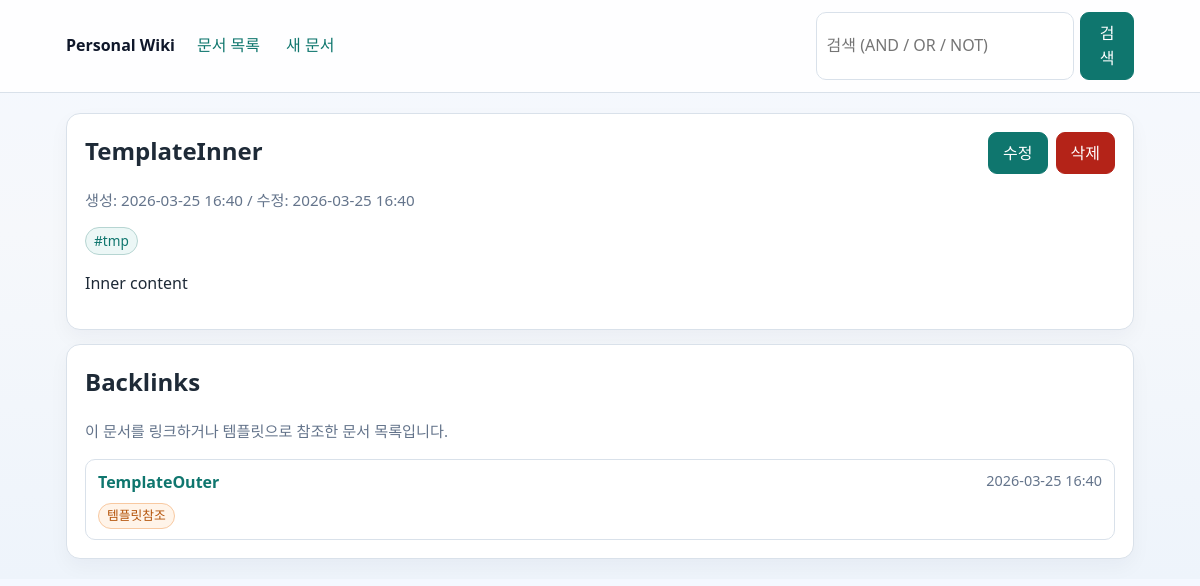
The app's page /doc/templateinner with its own data.
### tables this page shows
CREATE TABLE docs (
            id INTEGER PRIMARY KEY AUTOINCREMENT,
            title TEXT NOT NULL COLLATE NOCASE UNIQUE,
            slug TEXT NOT NULL UNIQUE,
            file_path TEXT NOT NULL,
            meta_json TEXT NOT NULL DEFAULT '{}',
            created_at TEXT NOT NULL,
            updated_at TEXT NOT NULL
        );

CREATE TABLE tags (
            id INTEGER PRIMARY KEY AUTOINCREMENT,
            name TEXT NOT NULL COLLATE NOCASE UNIQUE
        );

### app.py (the view)
@app.route("/doc/<path:slug>")
def view_doc(slug: str):
    conn = get_db()
    doc = fetch_doc_with_tags(conn, slug)
    if doc is None:
        return render_template("not_found.html", requested=slug), 404
    content = read_document(doc["slug"])
    rendered = render_markdown(conn, content)
    backlinks = find_backlinks(conn, doc["slug"])
    return render_template(
        "view.html",
        doc=doc,
        content=content,
        rendered=rendered,
        backlinks=backlinks,
    )

### app.py (called while the page is built)
def connect_db() -> sqlite3.Connection:
    conn = sqlite3.connect(DB_PATH)
    conn.row_factory = sqlite3.Row
    conn.execute("PRAGMA foreign_keys = ON")
    return conn

def get_db() -> sqlite3.Connection:
    if "db" not in g:
        g.db = connect_db()
    return g.db

def safe_load_json(raw: str) -> dict:
    try:
        data = json.loads(raw)
        if isinstance(data, dict):
            return data
    except (TypeError, json.JSONDecodeError):
        pass
    return {}

def document_path(slug: str) -> Path:
    return DOC_DIR / f"{slug}.md"

def normalize_newlines(text: str) -> str:
    if not text:
        return ""
    normalized = text.replace("\r\r\n", "\n")
    normalized = normalized.replace("\r\n", "\n").replace("\r", "\n")
    return normalized

def read_text_normalized(path: Path) -> str:
    with path.open("r", encoding="utf-8", newline="") as file:
        return normalize_newlines(file.read())

def read_document(slug: str) -> str:
    path = document_path(slug)
    if not path.exists():
        return ""
    return read_text_normalized(path)

def normalize_reference_target(value: str) -> str:
    return unicodedata.normalize("NFKC", str(value)).strip()

def reference_title_key(value: str) -> str:
    return normalize_reference_target(value).casefold()

def list_doc_tags(conn: sqlite3.Connection, doc_id: int) -> list[str]:
    rows = conn.execute(
        """
        SELECT t.name
        FROM tags t
        JOIN doc_tags dt ON dt.tag_id = t.id
        WHERE dt.doc_id = ?
        ORDER BY t.name COLLATE NOCASE
        """,
        (doc_id,),
    ).fetchall()
    return [row["name"] for row in rows]

def render_markdown(conn: sqlite3.Connection, text: str) -> Markup:
    html = markdown_engine.render(
        text,
        resolve_doc_reference=lambda ref: resolve_doc_reference(conn, ref),
        read_document=read_document_if_exists,
    )
    return Markup(html)

def fetch_doc_with_tags(conn: sqlite3.Connection, slug: str) -> dict | None:
    row = conn.execute("SELECT * FROM docs WHERE slug = ?", (slug,)).fetchone()
    if row is None:
        return None
    data = dict(row)
    data["tags"] = list_doc_tags(conn, row["id"])
    data["meta"] = safe_load_json(row["meta_json"])
    return data

@app.template_filter("pretty_time")
def pretty_time_filter(value: str) -> str:
    try:
        dt = datetime.fromisoformat(value)
        return dt.strftime("%Y-%m-%d %H:%M")
    except ValueError:
        return value

### templates/view.html (shortened to what this page needs)
{% extends "base.html" %}
{% block content %}
<section class="panel">
  <header class="doc-header">
    <div>
      <h1>{{ doc.title }}</h1>
      <p class="muted">
        생성: {{ doc.created_at|pretty_time }} /
        수정: {{ doc.updated_at|pretty_time }}
      </p>
      {% if doc.tags %}
        <div class="tag-row">
          {% for tag in doc.tags %}
            <a class="tag" href="{{ url_for('docs_by_tag', tag_name=tag) }}">#{{ tag }}</a>
          {% endfor %}
        </div>
      {% endif %}
    </div>
    <div class="actions">
      <a class="button" href="{{ url_for('edit_doc', slug=doc.slug) }}">수정</a>
      <form action="{{ url_for('delete_doc', slug=doc.slug) }}" method="post" onsubmit="return confirm('문서를 삭제할까요?');">
        <button class="button danger" type="submit">삭제</button>
      </form>
    </div>
  </header>
  <article class="markdown-body">{{ rendered }}</article>
</section>
<section class="panel">
  <h2>Backlinks</h2>
  <p class="muted">이 문서를 링크하거나 템플릿으로 참조한 문서 목록입니다.</p>
  {% if backlinks %}
    <ul class="doc-list">
      {% for item in backlinks %}
        <li class="doc-item">
          <div class="doc-head">
            <a class="doc-title" href="{{ url_for('view_doc', slug=item.slug) }}">{{ item.title }}</a>
            <span class="doc-time">{{ item.updated_at|pretty_time }}</span>
          </div>
          <div class="tag-row">
            {% if "template" in item.reasons %}
              <span class="ref-kind template">템플릿참조</span>
            {% endif %}
          </div>
        </li>
      {% endfor %}
    </ul>
  {% else %}
    <p>아직 이 문서를 참조한 문서가 없습니다.</p>
  {% endif %}
</section>
{% endblock %}

### static/style.css (style rules this page uses)
:root { --bg: #f6f8fb; --panel: #ffffff; --line: #d9e1ea; --text: #1e2a37; --muted: #64748b; --link: #0f766e; --link-hover: #115e59; --danger: #b42318; }
* { box-sizing: border-box; }
body { margin: 0; background: linear-gradient(180deg, #f4f8ff 0%, #f6f8fb 40%, #eef4fb 100%); color: var(--text); font-family: "Segoe UI", "Noto Sans KR", sans-serif; line-height: 1.55; }
a { color: var(--link); text-decoration: none; }
.panel { background: var(--panel); border: 1px solid var(--line); border-radius: 14px; padding: 18px; box-shadow: 0 8px 20px rgba(15, 23, 42, 0.04); }
h1, h2, h3 { margin-top: 0; }
.muted { color: var(--muted); font-size: 0.95rem; }
.doc-list { list-style: none; margin: 0; padding: 0; display: grid; gap: 8px; }
.doc-item { border: 1px solid var(--line); border-radius: 10px; padding: 10px 12px; background: #fff; }
.doc-head { display: flex; justify-content: space-between; gap: 8px; }
.doc-title { font-weight: 600; }
.doc-time { color: var(--muted); font-size: 0.9rem; }
.tag-row { display: flex; gap: 6px; flex-wrap: wrap; margin-top: 8px; }
.tag { display: inline-block; border: 1px solid #b6d5d2; background: #ecf7f6; color: #0f766e; padding: 2px 8px; border-radius: 999px; font-size: 0.85rem; }
.ref-kind { display: inline-block; border: 1px solid #bfd5ff; background: #eff4ff; color: #1d4ed8; border-radius: 999px; padding: 2px 8px; font-size: 0.8rem; }
.ref-kind.template { border-color: #f8c9a1; background: #fff4e9; color: #b45309; }
.doc-header { display: flex; justify-content: space-between; gap: 12px; flex-wrap: wrap; }
.actions { display: flex; gap: 8px; align-items: flex-start; }
.button, button { border: 1px solid #0f766e; background: #0f766e; color: #fff; border-radius: 9px; padding: 8px 14px; cursor: pointer; font: inherit; }
.danger { border-color: var(--danger); background: var(--danger); }

### records on screen
docs: title "TemplateInner", created_at|pretty_time "2026-03-25 16:40", updated_at|pretty_time "2026-03-25 16:40"
tags: name "tmp"
docs: title "TemplateOuter", updated_at|pretty_time "2026-03-25 16:40"

### other values on screen
{{ rendered }} "Inner content"
